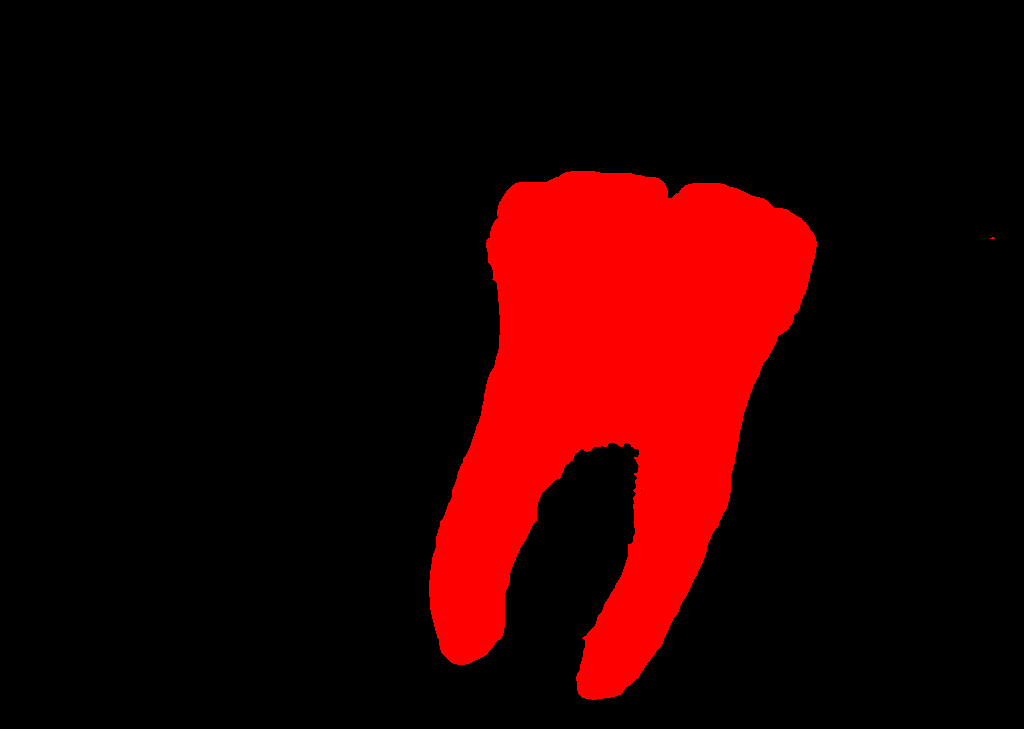
#> input picture mask_2.png, 1024 x 729 px, found by its file name
$ jupyter execute ferets.ipynb   (shell and % lines are left out)
#> lines starting #> are read from the running program, lines starting #| are printed output that depends on the picture; after the words box and inside, x2 and y2 are one past the last pixel; in counts of white or black regions, pixels touching at a corner belong together; long printed decimals are rounded
[cell 1]
import cv2
import numpy as np
import matplotlib.pyplot as plt

[cell 2]
# Load the segmented image (binary mask)
# Replace 'segmented_image.png' with your actual file path
segmented_img = cv2.imread('mask_2.png', cv2.IMREAD_GRAYSCALE)
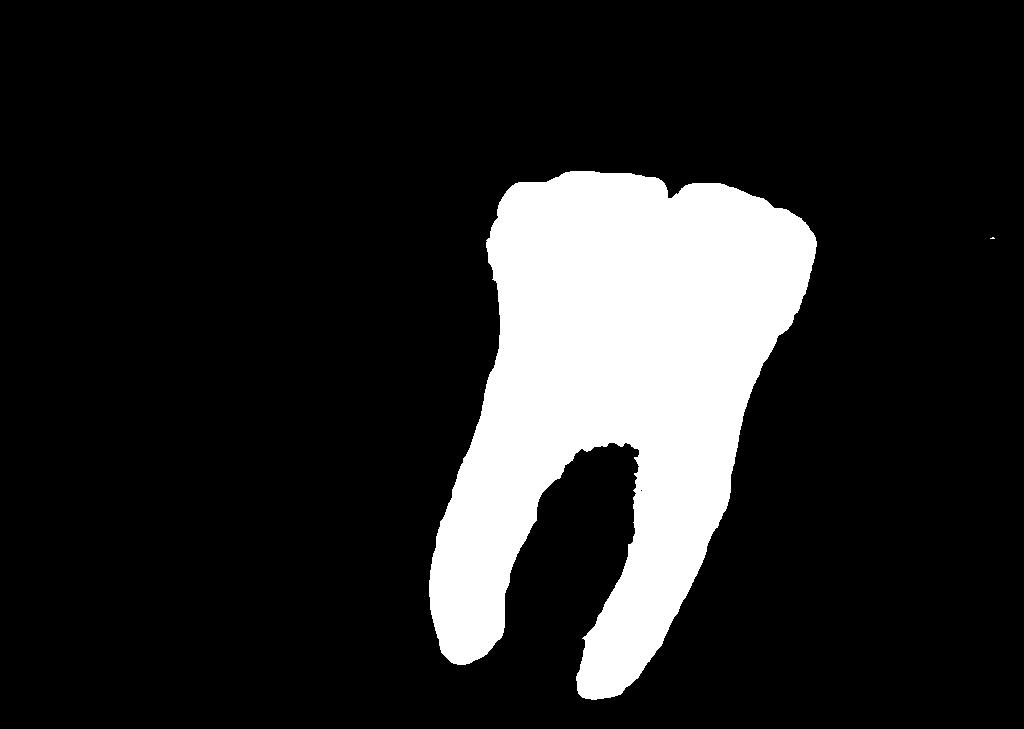
#> segmented_img: shape (729, 1024); values 0 (black) and 147 (white), 15.3% white; 2 white regions (1 under 20 px), largest, box (x1, y1, x2, y2) and area: (429, 171, 817, 700) 114333

# Display the loaded image using Matplotlib
plt.imshow(segmented_img, cmap='gray')
plt.title('Original Segmented Image')
plt.axis('off')
plt.show()

[cell 3]
# Convert the image to binary using threshold (in case it's not binary)
_, binary_img = cv2.threshold(segmented_img, 127, 255, cv2.THRESH_BINARY)
#> binary_img: shape (729, 1024); 15.3% white; 2 white regions (1 under 20 px)

# Find contours in the binary image
contours, _ = cv2.findContours(binary_img, cv2.RETR_EXTERNAL, cv2.CHAIN_APPROX_SIMPLE)
#> contours = 2 contours, 1 with area under 20; largest, box (x1, y1, x2, y2) and area: (429, 171, 817, 700) 113397

# Visualize the detected contours
contour_img = cv2.cvtColor(binary_img, cv2.COLOR_GRAY2BGR)  # Convert to BGR for visualization
cv2.drawContours(contour_img, contours, -1, (0, 255, 0), 2)  # Draw contours as green lines
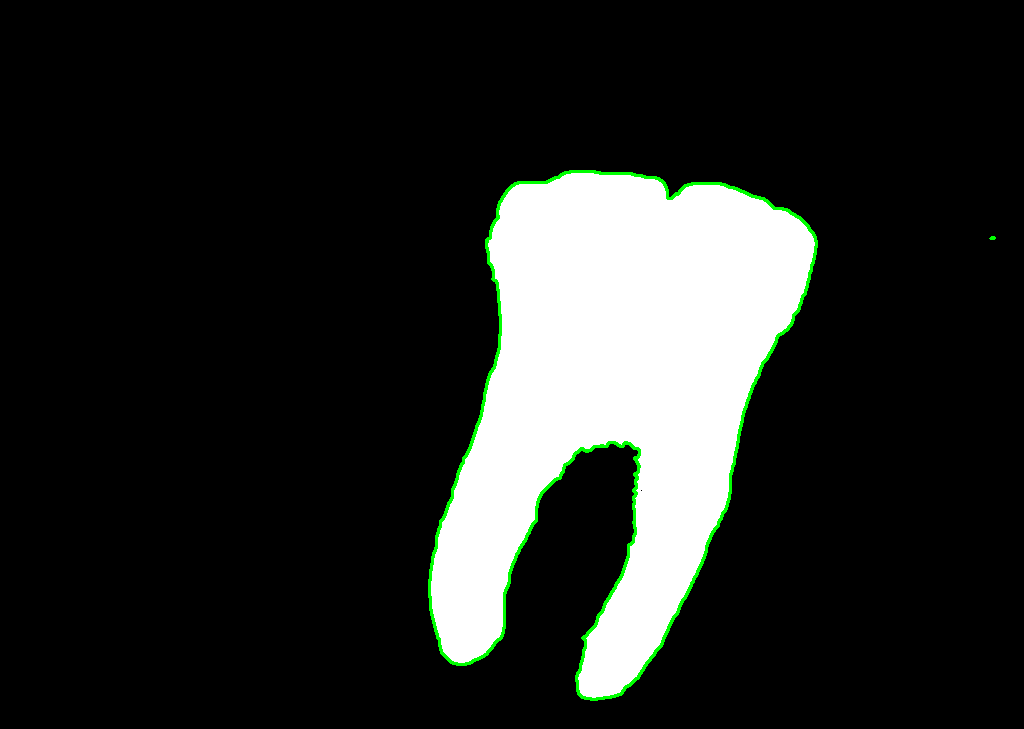
#> contour_img: shape (729, 1024, 3); mean B, G, R 37.6, 39.9, 37.6

# Plot the image with contours
plt.imshow(cv2.cvtColor(contour_img, cv2.COLOR_BGR2RGB))
plt.title('Contours Detected')
plt.axis('off')
plt.show()

[cell 4]
# Calculate Maximum Feret's Diameter
max_feret_diameter = 0
feret_pts = (None, None)  # To store the points corresponding to the max Feret's diameter

# Iterate through the contours (assuming only one main object)
for contour in contours:
    # Iterate over all possible pairs of contour points
    for i in range(len(contour)):
        for j in range(i + 1, len(contour)):
            point1 = contour[i][0]
            point2 = contour[j][0]

            # Calculate the Euclidean distance between point1 and point2
            distance = np.linalg.norm(point1 - point2)

            # Update max Feret diameter and store the points if the distance is greater
            if distance > max_feret_diameter:
                max_feret_diameter = distance
                feret_pts = (tuple(point1), tuple(point2))
#> this loop made 2 passes
#> after the loop, feret_pts = ((451, 662), (801, 218)); max_feret_diameter = 565.4

# Print the results
print(f"Maximum Feret's Diameter: {max_feret_diameter}")
#| Maximum Feret's Diameter: 565.364
print(f"Endpoints of Maximum Feret's Diameter: {feret_pts}")
#| Endpoints of Maximum Feret's Diameter: ((451, 662), (801, 218))

[cell 5]
# Visualize the Maximum Feret's Diameter on the original image
result_img = cv2.cvtColor(binary_img, cv2.COLOR_GRAY2BGR)  # Convert to a BGR image

# Draw the max Feret's diameter line (red color, thickness 2)
cv2.line(result_img, feret_pts[0], feret_pts[1], (0, 0, 255), 2)
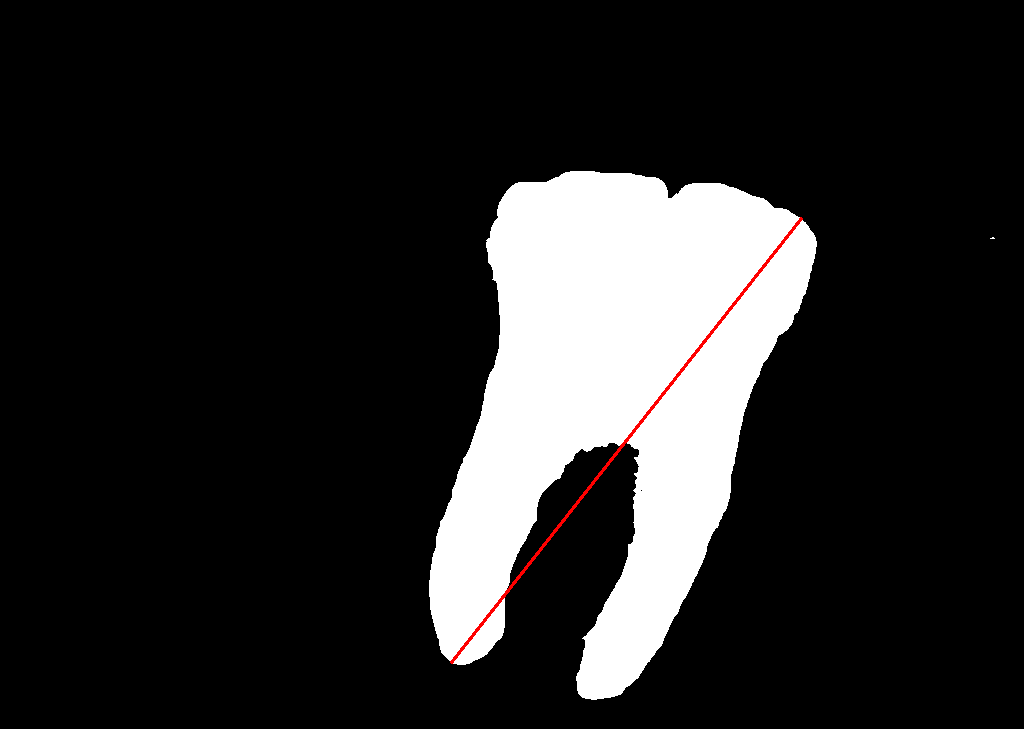
#> result_img: shape (729, 1024, 3); mean B, G, R 38.6, 38.6, 39.3

# Plot the result side by side for comparison
plt.figure(figsize=(10, 5))

# Plot the original segmented image
plt.subplot(1, 2, 1)
plt.imshow(segmented_img, cmap='gray')
plt.title('Original Segmented Image')
plt.axis('off')

# Plot the result image with Max Feret's diameter line
plt.subplot(1, 2, 2)
plt.imshow(cv2.cvtColor(result_img, cv2.COLOR_BGR2RGB))
plt.title("Max Feret's Diameter Line")
plt.axis('off')

plt.show()
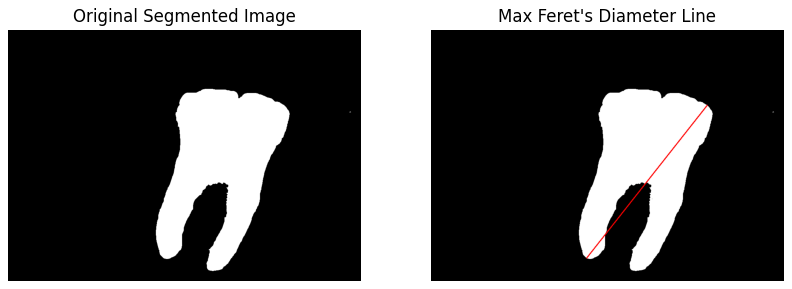
#> figure drawn by matplotlib, 2 panels
